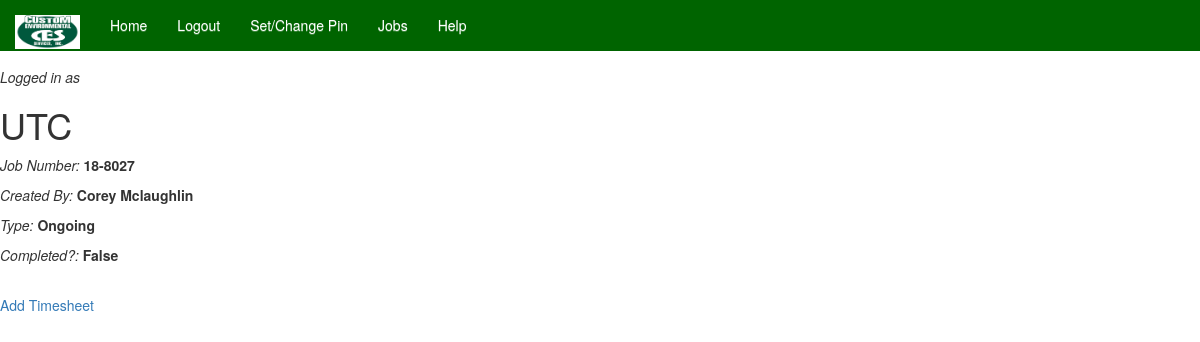
The app's page /time_sheet/job/1 with its own data.
### time_sheet/models.py (models this page shows, shortened)
class Job(models.Model):
    address = models.CharField(max_length=150) # ADDED
    name = models.CharField(max_length=100)
    job_num = models.CharField(max_length=20, unique=True)
    created_by = models.ForeignKey(Employee, on_delete=models.SET_NULL, null=True, blank=True)
    type = models.CharField(max_length=20, choices=JOB_TYPE_CHOICES)
    completed = models.BooleanField(blank=True, null=True)
    created_date = models.DateField(auto_now_add=True, blank=True, null=True)
    completed_date = models.DateField(blank=True, null=True)

### accounts/models.py (models this page shows, shortened)
class Employee(models.Model):
    user = models.OneToOneField(User, on_delete=models.CASCADE)
    pin = models.CharField(max_length=15, default=0000, blank=True, null=True)
    def get_full_name(self):
        return self.user.get_full_name()
    def __str__(self):
        return self.get_full_name()

class User(AbstractBaseUser):
    email = models.EmailField(max_length=255, unique=True)
    first_name = models.CharField(max_length=30)
    last_name = models.CharField(max_length=40)
    time_stamp = models.DateTimeField(auto_now_add=True)
    is_active = models.BooleanField(default=True)
    is_staff = models.BooleanField(default=False)
    is_admin = models.BooleanField(default=False)
    USERNAME_FIELD = 'email'
    REQUIRED_FIELDS = []  # email and password are included by default
    objects = UserManager()
    def get_full_name(self):
        return self.first_name + ' ' + self.last_name

### time_sheet/views.py (the view)
# urls.py: path('job/<int:job_id>', SingleJobView.as_view(), name='single_job'),
class SingleJobView(View):
    def get(self, request, job_id):
        context = {
            'job': Job.objects.get(id=job_id)
        }
        return render(request, 'single_job.html', context)

### time_sheet/templates/single_job.html
{% extends 'base.html' %}
{% block content %}
<h1>{{ job.name }}</h1>
<p><i>Job Number:</i> <b>{{ job.job_num }}</b></p>
<p><i>Created By:</i> <b>{{ job.created_by }}</b></p>
<p><i>Type:</i> <b>{{ job.type }}</b></p>
<p><i>Completed?:</i> <b>{{ job.completed }}</b></p>
<br>
<a href="{% url 'add_timesheet' job_id=job.id %}">Add Timesheet</a>
{% endblock content %}

### records on screen
Job: name "UTC", job_num "18-8027", created_by "Corey Mclaughlin", type "Ongoing", completed "False"
